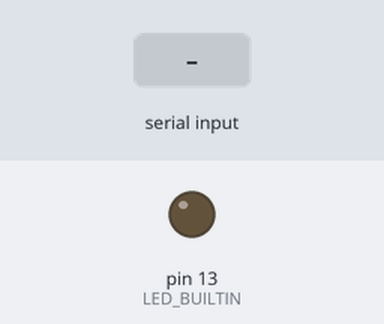
Bench run of a sketch on a simulated Arduino Uno, built with avr-gcc and run on an emulated ATmega328P. On the bench: output pins drawn as LEDs (lit = HIGH). The test bench sets the inputs (shaded band). What the sketch prints to the serial monitor is not drawn.

Above: at 1.8 s.
1.9 s: "1\n" received over Serial
At 2.0 s:
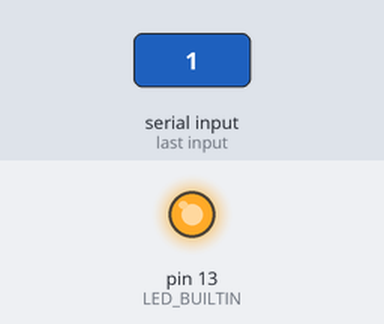
Timing chart, 0 to 4.9 s (numbered marks = the images above; inputs shaded):
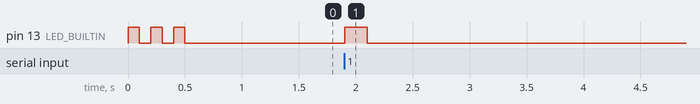

Measured:
- after the input at 1.9 s, pin 13 (LED_BUILTIN): LOW → HIGH at once, → LOW 0.20 s later

The sketch:

usb_monitor.ino
```cpp
char incomingBytes[10];
int vals[6];

void setup() {
  pinMode(LED_BUILTIN, OUTPUT);
  Serial.begin(9600);

  for (int i = 0; i < 3; i++) {
    digitalWrite(LED_BUILTIN, HIGH);   // turn the LED on (HIGH is the voltage level)
    delay(100);
    digitalWrite(LED_BUILTIN, LOW);   // turn the LED on (HIGH is the voltage level)
    delay(100);
  }

}

void loop() {
  if (Serial.available() > 0) {
    int ll = Serial.readBytesUntil('\n', incomingBytes, sizeof(incomingBytes) / sizeof(char)) ;
    if (ll) {
      digitalWrite(LED_BUILTIN, HIGH);   // turn the LED on (HIGH is the voltage level)
      delay(200);
    }
    else {
      digitalWrite(LED_BUILTIN, LOW);    // turn the LED off by making the voltage LOW
      delay(200);
    }
    Serial.println(ll);
  }
  else{
      digitalWrite(LED_BUILTIN, LOW);    // turn the LED off by making the voltage LOW
  }
}
```
